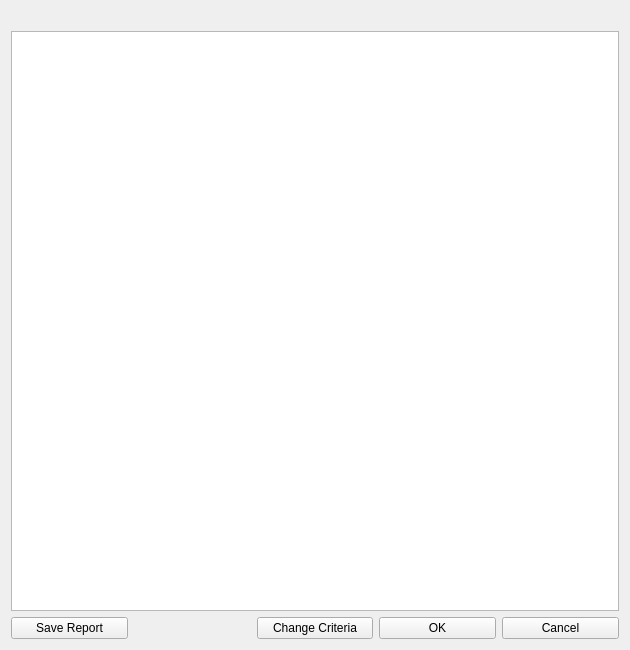
<?xml version="1.0" encoding="UTF-8"?>
<ui version="4.0">
 <class>MessageDlg</class>
 <widget class="QDialog" name="MessageDlg">
  <property name="enabled">
   <bool>true</bool>
  </property>
  <property name="geometry">
   <rect>
    <x>0</x>
    <y>0</y>
    <width>630</width>
    <height>650</height>
   </rect>
  </property>
  <property name="windowTitle">
   <string>Report</string>
  </property>
  <property name="modal">
   <bool>false</bool>
  </property>
  <layout class="QGridLayout" name="gridLayout_2">
   <item row="1" column="0">
    <widget class="QPushButton" name="buttonSaveLog">
     <property name="text">
      <string>Save Report</string>
     </property>
     <property name="autoDefault">
      <bool>false</bool>
     </property>
    </widget>
   </item>
   <item row="0" column="0" colspan="5">
    <layout class="QGridLayout" name="gridLayout">
     <item row="0" column="0">
      <widget class="QLabel" name="label">
       <property name="text">
        <string/>
       </property>
      </widget>
     </item>
     <item row="1" column="0">
      <widget class="QTextEdit" name="MessageTextArea">
       <property name="enabled">
        <bool>true</bool>
       </property>
       <property name="layoutDirection">
        <enum>Qt::LeftToRight</enum>
       </property>
       <property name="lineWrapMode">
        <enum>QTextEdit::NoWrap</enum>
       </property>
      </widget>
     </item>
    </layout>
   </item>
   <item row="1" column="4">
    <widget class="QPushButton" name="buttonCancel">
     <property name="text">
      <string>Cancel</string>
     </property>
     <property name="autoDefault">
      <bool>false</bool>
     </property>
    </widget>
   </item>
   <item row="1" column="3">
    <widget class="QPushButton" name="buttonOK">
     <property name="text">
      <string>OK</string>
     </property>
     <property name="autoDefault">
      <bool>false</bool>
     </property>
    </widget>
   </item>
   <item row="1" column="2">
    <widget class="QPushButton" name="buttonRestart">
     <property name="text">
      <string>Change Criteria</string>
     </property>
     <property name="autoDefault">
      <bool>false</bool>
     </property>
    </widget>
   </item>
  </layout>
 </widget>
 <resources/>
 <connections>
  <connection>
   <sender>buttonOK</sender>
   <signal>clicked()</signal>
   <receiver>MessageDlg</receiver>
   <slot>accept()</slot>
   <hints>
    <hint type="sourcelabel">
     <x>496</x>
     <y>640</y>
    </hint>
    <hint type="destinationlabel">
     <x>620</x>
     <y>623</y>
    </hint>
   </hints>
  </connection>
  <connection>
   <sender>buttonSaveLog</sender>
   <signal>clicked()</signal>
   <receiver>MessageDlg</receiver>
   <slot>saveLog()</slot>
   <hints>
    <hint type="sourcelabel">
     <x>126</x>
     <y>640</y>
    </hint>
    <hint type="destinationlabel">
     <x>397</x>
     <y>626</y>
    </hint>
   </hints>
  </connection>
  <connection>
   <sender>buttonRestart</sender>
   <signal>clicked()</signal>
   <receiver>MessageDlg</receiver>
   <slot>redesign()</slot>
   <hints>
    <hint type="sourcelabel">
     <x>351</x>
     <y>636</y>
    </hint>
    <hint type="destinationlabel">
     <x>378</x>
     <y>646</y>
    </hint>
   </hints>
  </connection>
  <connection>
   <sender>buttonCancel</sender>
   <signal>clicked()</signal>
   <receiver>MessageDlg</receiver>
   <slot>cancel()</slot>
   <hints>
    <hint type="sourcelabel">
     <x>550</x>
     <y>630</y>
    </hint>
    <hint type="destinationlabel">
     <x>626</x>
     <y>558</y>
    </hint>
   </hints>
  </connection>
 </connections>
 <slots>
  <slot>saveLog()</slot>
  <slot>redesign()</slot>
  <slot>cancel()</slot>
 </slots>
</ui>
